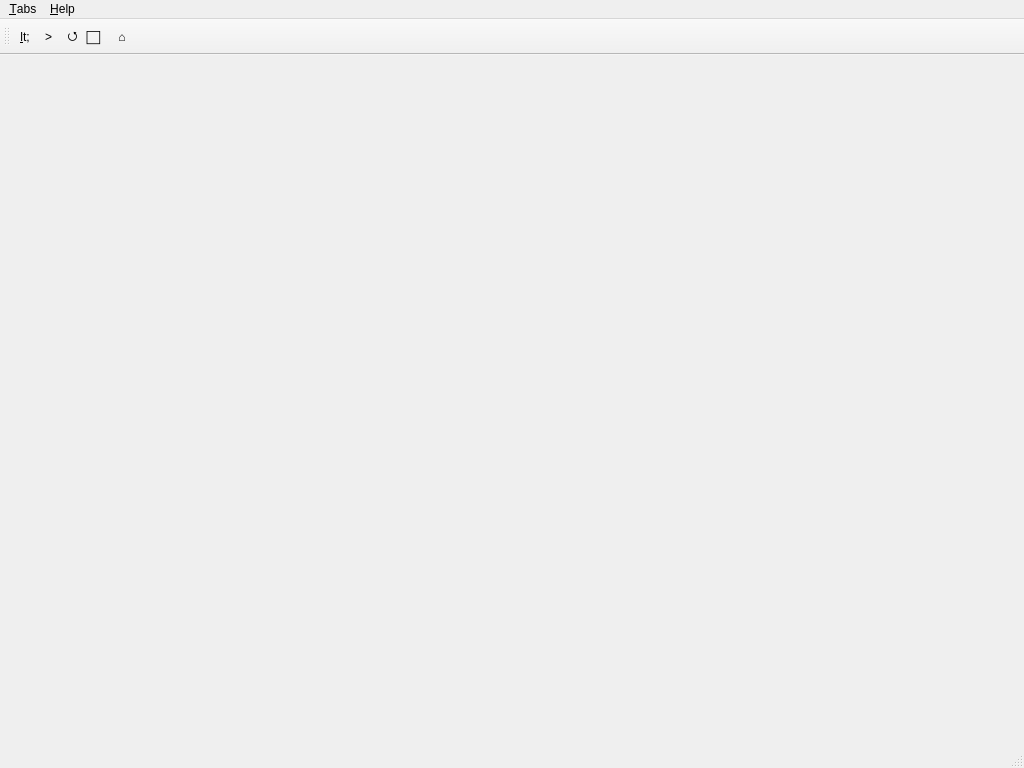
<?xml version="1.0" encoding="UTF-8"?>
<ui version="4.0">
 <class>MainWindow</class>
 <widget class="QMainWindow" name="MainWindow">
  <property name="geometry">
   <rect>
    <x>0</x>
    <y>0</y>
    <width>1024</width>
    <height>768</height>
   </rect>
  </property>
  <property name="windowTitle">
   <string>Qt Ultralight Browser</string>
  </property>
  <property name="windowIcon">
   <iconset>
    <normaloff>assets/ultralight.ico</normaloff>assets/ultralight.ico</iconset>
  </property>
  <widget class="QTabWidget" name="tabWidget">
   <property name="documentMode">
    <bool>true</bool>
   </property>
   <property name="tabsClosable">
    <bool>true</bool>
   </property>
   <property name="movable">
    <bool>true</bool>
   </property>
  </widget>
  <widget class="QMenuBar" name="menubar">
   <property name="geometry">
    <rect>
     <x>0</x>
     <y>0</y>
     <width>1024</width>
     <height>26</height>
    </rect>
   </property>
   <widget class="QMenu" name="menu_Tabs">
    <property name="title">
     <string>&amp;Tabs</string>
    </property>
    <addaction name="action_New"/>
    <addaction name="action_Close"/>
   </widget>
   <widget class="QMenu" name="menu_About">
    <property name="title">
     <string>&amp;Help</string>
    </property>
    <addaction name="action_About"/>
   </widget>
   <addaction name="menu_Tabs"/>
   <addaction name="menu_About"/>
  </widget>
  <widget class="QStatusBar" name="statusbar"/>
  <widget class="QToolBar" name="toolBar">
   <property name="windowTitle">
    <string>toolBar</string>
   </property>
   <attribute name="toolBarArea">
    <enum>TopToolBarArea</enum>
   </attribute>
   <attribute name="toolBarBreak">
    <bool>false</bool>
   </attribute>
   <addaction name="action_Back"/>
   <addaction name="action_Forward"/>
   <addaction name="action_Reload"/>
   <addaction name="action_Stop"/>
   <addaction name="action_Home"/>
  </widget>
  <action name="action_New">
   <property name="text">
    <string>&amp;New tab</string>
   </property>
  </action>
  <action name="action_About">
   <property name="text">
    <string>&amp;About...</string>
   </property>
  </action>
  <action name="action_Close">
   <property name="text">
    <string>&amp;Close tab</string>
   </property>
  </action>
  <action name="action_Back">
   <property name="text">
    <string>Back</string>
   </property>
   <property name="iconText">
    <string>&lt;</string>
   </property>
  </action>
  <action name="action_Forward">
   <property name="text">
    <string>Forward</string>
   </property>
   <property name="iconText">
    <string>&gt;</string>
   </property>
  </action>
  <action name="action_Stop">
   <property name="text">
    <string>Stop</string>
   </property>
   <property name="iconText">
    <string> ⃞  </string>
   </property>
  </action>
  <action name="action_Reload">
   <property name="text">
    <string>Reload</string>
   </property>
   <property name="iconText">
    <string>⭯</string>
   </property>
   <property name="visible">
    <bool>false</bool>
   </property>
  </action>
  <action name="action_Home">
   <property name="text">
    <string>Home</string>
   </property>
   <property name="iconText">
    <string>⌂</string>
   </property>
  </action>
 </widget>
 <resources/>
 <connections/>
</ui>
